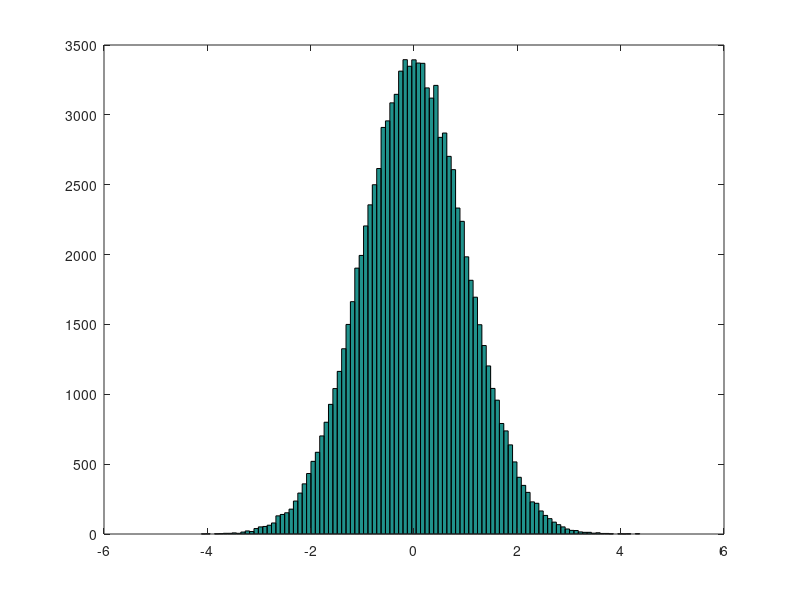

Recreate this plot in MATLAB. (Note: this script raises an error after producing the figure.)
%% Creating and Plotting histograms in Matlab
% Author: Priam Pillai, Instructor 2.671
% Massachusetts Institute of Technology
% Cambridge, MA 02139

% This function plots a histogram of random data

% Copyright 2010, All Rights Reserved
% 

%%
close all; clear all; clc; % Clear all data and close all windows.
% Plot a histogram of a normal random distribution of number generated by
% randn
figure
hist(randn([100000, 1]),100)


%%
y=1+1*randn([10000,1]); % generate a random variable with non-zero mean and standard deviation
[n xout]= hist(y,100);

cftool(xout,n)

%%